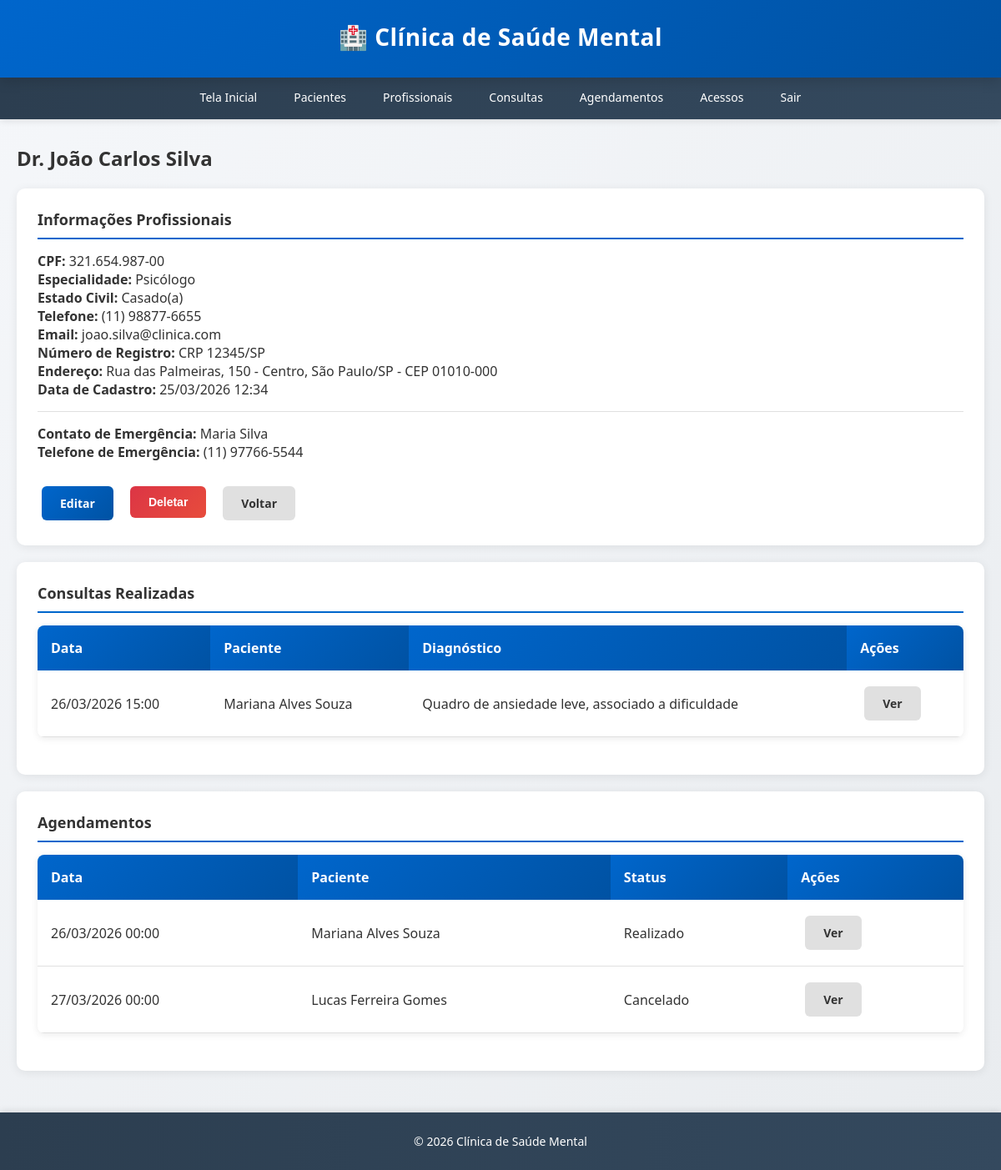
Screenshot of /profissionais/1 (signed in) with the database file from the repository.
### app/models.py (models this page shows, shortened)
class Profissional(db.Model):
    __tablename__ = 'profissionais'
    id = db.Column(db.Integer, primary_key=True)
    nome = db.Column(db.String(150), nullable=False)
    cpf = db.Column(db.String(14), unique=True, nullable=False)
    especialidade = db.Column(db.String(100), nullable=False)
    especialidade_customizada = db.Column(db.String(100), nullable=True)
    telefone = db.Column(db.String(20), nullable=False)
    email = db.Column(db.String(120), nullable=True)
    numero_registro = db.Column(db.String(50), nullable=True)
    estado_civil = db.Column(db.String(50), nullable=True)
    endereco = db.Column(db.String(300), nullable=True)
    nome_contato_emergencia = db.Column(db.String(150), nullable=True)
    telefone_contato_emergencia = db.Column(db.String(20), nullable=True)
    data_cadastro = db.Column(db.DateTime, default=datetime.utcnow)
    consultas = db.relationship('Consulta', backref='profissional', lazy=True, cascade='all, delete-orphan')
    agendamentos = db.relationship('Agendamento', backref='profissional', lazy=True, cascade='all, delete-orphan')

class Consulta(db.Model):
    __tablename__ = 'consultas'
    id = db.Column(db.Integer, primary_key=True)
    paciente_id = db.Column(db.Integer, db.ForeignKey('pacientes.id'), nullable=False)
    profissional_id = db.Column(db.Integer, db.ForeignKey('profissionais.id'), nullable=False)
    consultorio_id = db.Column(db.Integer, db.ForeignKey('consultorios.id'), nullable=True)
    data_consulta = db.Column(db.DateTime, nullable=False)
    diagnostico = db.Column(db.Text, nullable=True)
    prescricao = db.Column(db.Text, nullable=True)
    observacoes = db.Column(db.Text, nullable=True)
    data_registro = db.Column(db.DateTime, default=datetime.utcnow)
    consultorio_sala = db.Column(db.String(50), nullable=True)
    consultorio = db.relationship('Consultorio')

class Paciente(db.Model):
    __tablename__ = 'pacientes'
    id = db.Column(db.Integer, primary_key=True)
    nome = db.Column(db.String(150), nullable=False)
    cpf = db.Column(db.String(14), unique=True, nullable=False)
    data_nascimento = db.Column(db.Date, nullable=False)
    telefone = db.Column(db.String(20), nullable=False)
    email = db.Column(db.String(120), nullable=True)
    endereco = db.Column(db.String(300), nullable=True)
    historico_medico = db.Column(db.Text, nullable=True)
    estado_civil = db.Column(db.String(50), nullable=True)
    nome_contato_emergencia = db.Column(db.String(150), nullable=True)
    telefone_contato_emergencia = db.Column(db.String(20), nullable=True)
    data_cadastro = db.Column(db.DateTime, default=datetime.utcnow)
    consultas = db.relationship('Consulta', backref='paciente', lazy=True, cascade='all, delete-orphan')
    agendamentos = db.relationship('Agendamento', backref='paciente', lazy=True, cascade='all, delete-orphan')

class Agendamento(db.Model):
    __tablename__ = 'agendamentos'
    id = db.Column(db.Integer, primary_key=True)
    paciente_id = db.Column(db.Integer, db.ForeignKey('pacientes.id'), nullable=False)
    profissional_id = db.Column(db.Integer, db.ForeignKey('profissionais.id'), nullable=False)
    consultorio_id = db.Column(db.Integer, db.ForeignKey('consultorios.id'), nullable=True)
    data_agendamento = db.Column(db.DateTime, nullable=False)
    hora_inicio = db.Column(db.Time, nullable=True)
    hora_fim = db.Column(db.Time, nullable=True)
    status = db.Column(db.String(50), default='Agendado')
    observacoes = db.Column(db.Text, nullable=True)
    data_criacao = db.Column(db.DateTime, default=datetime.utcnow)
    consultorio_sala = db.Column(db.String(50), nullable=True)
    consultorio = db.relationship('Consultorio')

### app/routes.py (the view)
@profissionais_bp.route('/<int:id>')
@login_required
def ver_profissional(id):
    profissional = Profissional.query.get_or_404(id)
    consultas = Consulta.query.filter_by(profissional_id=id).all()
    agendamentos = Agendamento.query.filter_by(profissional_id=id).all()
    return render_template(
        'profissionais/ver.html',
        profissional=profissional,
        consultas=consultas,
        agendamentos=agendamentos
    )

### app/templates/profissionais/ver.html (shortened to what this page needs)
{% extends "base.html" %}
{% block content %}
<h2>{{ profissional.nome }}</h2>
<div class="card">
    <div class="card-title">Informações Profissionais</div>
    <p><strong>CPF:</strong> {{ profissional.cpf|format_cpf }}</p>
    <p><strong>Especialidade:</strong> {{ profissional.especialidade }}</p>
    <p><strong>Estado Civil:</strong> {{ profissional.estado_civil or '-' }}</p>
    <p><strong>Telefone:</strong> {{ profissional.telefone }}</p>
    <p><strong>Email:</strong> {{ profissional.email or '-' }}</p>
    <p><strong>Número de Registro:</strong> {{ profissional.numero_registro or '-' }}</p>
    <p><strong>Endereço:</strong> {{ profissional.endereco or '-' }}</p>
    <p><strong>Data de Cadastro:</strong> {{ profissional.data_cadastro.strftime('%d/%m/%Y %H:%M') }}</p>
    {% if profissional.nome_contato_emergencia or profissional.telefone_contato_emergencia %}
    <hr style="margin: 15px 0; border: none; border-top: 1px solid #e0e0e0;">
    <p><strong>Contato de Emergência:</strong> {{ profissional.nome_contato_emergencia or '-' }}</p>
    <p><strong>Telefone de Emergência:</strong> {{ profissional.telefone_contato_emergencia or '-' }}</p>
    {% endif %}
    <div class="form-actions">
        <a href="{{ url_for('profissionais.editar_profissional', id=profissional.id) }}" class="btn btn-primary">Editar</a>
        <form method="POST" action="{{ url_for('profissionais.deletar_profissional', id=profissional.id) }}" style="display:inline;">
            <button type="submit" class="btn btn-danger" onclick="return confirm('Tem certeza que deseja deletar este profissional?')">Deletar</button>
        </form>
        <a href="{{ url_for('profissionais.listar_profissionais') }}" class="btn btn-secondary">Voltar</a>
    </div>
</div>
{% if consultas %}
<div class="card">
    <div class="card-title">Consultas Realizadas</div>
    <table>
        <thead>
            <tr>
                <th>Data</th>
                <th>Paciente</th>
                <th>Diagnóstico</th>
                <th>Ações</th>
            </tr>
        </thead>
        <tbody>
            {% for consulta in consultas %}
            <tr>
                <td>{{ consulta.data_consulta.strftime('%d/%m/%Y %H:%M') }}</td>
                <td>{{ consulta.paciente.nome }}</td>
                <td>{{ consulta.diagnostico[:50] or '-' }}</td>
                <td>
                    <a href="{{ url_for('consultas.ver_consulta', id=consulta.id) }}" class="btn btn-secondary">Ver</a>
                </td>
            </tr>
            {% endfor %}
        </tbody>
    </table>
</div>
{% endif %}
{% if agendamentos %}
<div class="card">
    <div class="card-title">Agendamentos</div>
    <table>
        <thead>
            <tr>
                <th>Data</th>
                <th>Paciente</th>
                <th>Status</th>
                <th>Ações</th>
            </tr>
        </thead>
        <tbody>
            {% for agendamento in agendamentos %}
            <tr>
                <td>{{ agendamento.data_agendamento.strftime('%d/%m/%Y %H:%M') }}</td>
                <td>{{ agendamento.paciente.nome }}</td>
                <td>{{ agendamento.status }}</td>
                <td>
                    <a href="{{ url_for('agendamentos.ver_agendamento', id=agendamento.id) }}" class="btn btn-secondary">Ver</a>
                </td>
            </tr>
            {% endfor %}
        </tbody>
    </table>
</div>
{% endif %}
{% endblock %}

### app/templates/base.html (style rules this page uses)
* { margin: 0; padding: 0; box-sizing: border-box; }
body { font-family: 'Segoe UI', Tahoma, Geneva, Verdana, sans-serif; background: linear-gradient(135deg, #f5f7fa 0%, #e9ecef 100%); color: #333; min-height: 100vh; display: flex; flex-direction: column; }
.btn { display: inline-block; padding: 11px 22px; margin: 5px; border: none; border-radius: 6px; cursor: pointer; text-decoration: none; font-size: 14px; font-weight: 600; transition: all 0.3s ease; }
.btn-primary { background: linear-gradient(135deg, #0066cc 0%, #0052a3 100%); color: white; }
.btn-secondary { background: #e0e0e0; color: #333; }
.btn-danger { background: linear-gradient(135deg, #dc3545 0%, #e74c3c 100%); color: white; }
table { width: 100%; border-collapse: collapse; background: white; box-shadow: 0 2px 8px rgba(0, 0, 0, 0.08); margin-bottom: 20px; border-radius: 8px; overflow: hidden; }
table th { background: linear-gradient(135deg, #0066cc 0%, #0052a3 100%); color: white; padding: 16px; text-align: left; font-weight: 600; }
table td { padding: 14px 16px; border-bottom: 1px solid #e0e0e0; }
.card { background: white; border-radius: 10px; box-shadow: 0 2px 12px rgba(0, 0, 0, 0.08); padding: 25px; margin-bottom: 20px; transition: all 0.3s ease; }
.card-title { font-size: 18px; font-weight: 600; color: #333; margin-bottom: 15px; padding-bottom: 10px; border-bottom: 2px solid #0066cc; }
.form-actions { margin-top: 25px; display: flex; gap: 10px; justify-content: flex-start; }
h2 { color: #333; margin-bottom: 10px; font-size: 24px; font-weight: 600; }
h2 { color: #333; margin-bottom: 20px; font-size: 24px; font-weight: 600; }

### rows the page displays
Profissional: nome "Dr. João Carlos Silva", cpf "321.654.987-00", especialidade "Psicólogo", estado_civil "Casado(a)", telefone "(11) 98877-6655", email "joao.silva@clinica.com", numero_registro "CRP 12345/SP", endereco "Rua das Palmeiras, 150 - Centro, São Paulo/SP - CEP 01010-000", data_cadastro "25/03/2026 12:34", nome_contato_emergencia "Maria Silva", telefone_contato_emergencia "(11) 97766-5544"
Consulta: data_consulta "26/03/2026 15:00", paciente.nome "Mariana Alves Souza", diagnostico "Quadro de ansiedade leve, associado a dificuldade"
Agendamento: data_agendamento "26/03/2026 00:00", paciente.nome "Mariana Alves Souza", status "Realizado"
Agendamento: data_agendamento "27/03/2026 00:00", paciente.nome "Lucas Ferreira Gomes", status "Cancelado"
